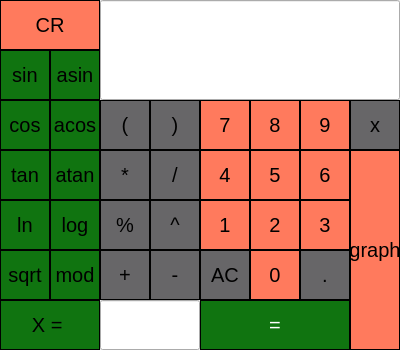
<?xml version="1.0" encoding="UTF-8"?>
<ui version="4.0">
 <class>MainWindow</class>
 <widget class="QMainWindow" name="MainWindow">
  <property name="geometry">
   <rect>
    <x>0</x>
    <y>0</y>
    <width>400</width>
    <height>350</height>
   </rect>
  </property>
  <property name="font">
   <font>
    <pointsize>15</pointsize>
   </font>
  </property>
  <property name="windowTitle">
   <string>MainWindow</string>
  </property>
  <property name="styleSheet">
   <string notr="true">QWidget{
  background-color: rgb(200, 200, 200);


  border: 1px solid black;
}

background-color : white;</string>
  </property>
  <widget class="QWidget" name="centralwidget">
   <widget class="QPushButton" name="pushButton_8">
    <property name="geometry">
     <rect>
      <x>250</x>
      <y>100</y>
      <width>50</width>
      <height>50</height>
     </rect>
    </property>
    <property name="styleSheet">
     <string notr="true">QPushButton {
  background-color: rgb(255, 122, 93);
  border: 1px solid black;
}
QPushButton:pressed {
    background-color: qlineargradient(x1: 0, y1: 0, x2: 0, y2: 1,
                                      stop: 0 #BEBEBE, stop: 1 #D7D7D7);
}</string>
    </property>
    <property name="text">
     <string>8</string>
    </property>
   </widget>
   <widget class="QPushButton" name="pushButton_mult">
    <property name="geometry">
     <rect>
      <x>100</x>
      <y>150</y>
      <width>50</width>
      <height>50</height>
     </rect>
    </property>
    <property name="styleSheet">
     <string notr="true">QPushButton {
  background-color: rgb(103, 102, 104);
  border: 1px solid black;
}
QPushButton:pressed {
    background-color: qlineargradient(x1: 0, y1: 0, x2: 0, y2: 1,
                                      stop: 0 #BEBEBE, stop: 1 #D7D7D7);
}</string>
    </property>
    <property name="text">
     <string>*</string>
    </property>
   </widget>
   <widget class="QPushButton" name="pushButton_asin">
    <property name="geometry">
     <rect>
      <x>50</x>
      <y>50</y>
      <width>50</width>
      <height>50</height>
     </rect>
    </property>
    <property name="styleSheet">
     <string notr="true">QPushButton {
  background-color: rgb(16, 116, 16);
  color: black; 
  border: 1px solid black;
}

QPushButton:pressed {
    background-color: qlineargradient(x1: 0, y1: 0, x2: 0, y2: 1,
                                      stop: 0 #FF7832, stop: 1 #FF9739);
}</string>
    </property>
    <property name="text">
     <string>asin</string>
    </property>
   </widget>
   <widget class="QPushButton" name="pushButton_tan">
    <property name="geometry">
     <rect>
      <x>0</x>
      <y>150</y>
      <width>50</width>
      <height>50</height>
     </rect>
    </property>
    <property name="styleSheet">
     <string notr="true">QPushButton {
  background-color: rgb(16, 116, 16);
  color: black; 
  border: 1px solid black;
}

QPushButton:pressed {
    background-color: qlineargradient(x1: 0, y1: 0, x2: 0, y2: 1,
                                      stop: 0 #FF7832, stop: 1 #FF9739);
}</string>
    </property>
    <property name="text">
     <string>tan</string>
    </property>
   </widget>
   <widget class="QPushButton" name="pushButton_graph">
    <property name="geometry">
     <rect>
      <x>350</x>
      <y>150</y>
      <width>50</width>
      <height>200</height>
     </rect>
    </property>
    <property name="styleSheet">
     <string notr="true">QPushButton {
  background-color: rgb(255, 122, 93);
  border: 1px solid black;
}
QPushButton:pressed {
    background-color: qlineargradient(x1: 0, y1: 0, x2: 0, y2: 1,
                                      stop: 0 #BEBEBE, stop: 1 #D7D7D7);
}</string>
    </property>
    <property name="text">
     <string>graph</string>
    </property>
   </widget>
   <widget class="QPushButton" name="pushButton_2">
    <property name="geometry">
     <rect>
      <x>250</x>
      <y>200</y>
      <width>50</width>
      <height>50</height>
     </rect>
    </property>
    <property name="styleSheet">
     <string notr="true">QPushButton {
  background-color: rgb(255, 122, 93);
  border: 1px solid black;
}
QPushButton:pressed {
    background-color: qlineargradient(x1: 0, y1: 0, x2: 0, y2: 1,
                                      stop: 0 #BEBEBE, stop: 1 #D7D7D7);
}</string>
    </property>
    <property name="text">
     <string>2</string>
    </property>
   </widget>
   <widget class="QPushButton" name="pushButton_bracketleft">
    <property name="geometry">
     <rect>
      <x>100</x>
      <y>100</y>
      <width>50</width>
      <height>50</height>
     </rect>
    </property>
    <property name="styleSheet">
     <string notr="true">QPushButton {
  background-color: rgb(103, 102, 104);
  border: 1px solid black;
}
QPushButton:pressed {
    background-color: qlineargradient(x1: 0, y1: 0, x2: 0, y2: 1,
                                      stop: 0 #BEBEBE, stop: 1 #D7D7D7);
}</string>
    </property>
    <property name="text">
     <string>(</string>
    </property>
   </widget>
   <widget class="QPushButton" name="pushButton_xequals">
    <property name="geometry">
     <rect>
      <x>0</x>
      <y>300</y>
      <width>100</width>
      <height>50</height>
     </rect>
    </property>
    <property name="styleSheet">
     <string notr="true">QPushButton {
  background-color: rgb(16, 116, 16);
  color: black; 
  border: 1px solid black;
}

QPushButton:pressed {
    background-color: qlineargradient(x1: 0, y1: 0, x2: 0, y2: 1,
                                      stop: 0 #FF7832, stop: 1 #FF9739);
}</string>
    </property>
    <property name="text">
     <string>X = </string>
    </property>
   </widget>
   <widget class="QPushButton" name="pushButton_sum">
    <property name="geometry">
     <rect>
      <x>100</x>
      <y>250</y>
      <width>50</width>
      <height>50</height>
     </rect>
    </property>
    <property name="styleSheet">
     <string notr="true">QPushButton {
  background-color: rgb(103, 102, 104);
  border: 1px solid black;
}
QPushButton:pressed {
    background-color: qlineargradient(x1: 0, y1: 0, x2: 0, y2: 1,
                                      stop: 0 #BEBEBE, stop: 1 #D7D7D7);
}</string>
    </property>
    <property name="text">
     <string>+</string>
    </property>
   </widget>
   <widget class="QPushButton" name="pushButton_bracketright">
    <property name="geometry">
     <rect>
      <x>150</x>
      <y>100</y>
      <width>50</width>
      <height>50</height>
     </rect>
    </property>
    <property name="styleSheet">
     <string notr="true">QPushButton {
  background-color: rgb(103, 102, 104);
  border: 1px solid black;
}
QPushButton:pressed {
    background-color: qlineargradient(x1: 0, y1: 0, x2: 0, y2: 1,
                                      stop: 0 #BEBEBE, stop: 1 #D7D7D7);
}</string>
    </property>
    <property name="text">
     <string>)</string>
    </property>
   </widget>
   <widget class="QPushButton" name="pushButton_ln">
    <property name="geometry">
     <rect>
      <x>0</x>
      <y>200</y>
      <width>50</width>
      <height>50</height>
     </rect>
    </property>
    <property name="styleSheet">
     <string notr="true">QPushButton {
  background-color: rgb(16, 116, 16);
  color: black; 
  border: 1px solid black;
}

QPushButton:pressed {
    background-color: qlineargradient(x1: 0, y1: 0, x2: 0, y2: 1,
                                      stop: 0 #FF7832, stop: 1 #FF9739);
}</string>
    </property>
    <property name="text">
     <string>ln</string>
    </property>
   </widget>
   <widget class="QLineEdit" name="result_X">
    <property name="geometry">
     <rect>
      <x>100</x>
      <y>300</y>
      <width>100</width>
      <height>50</height>
     </rect>
    </property>
    <property name="font">
     <font>
      <pointsize>15</pointsize>
     </font>
    </property>
    <property name="styleSheet">
     <string notr="true">QLineEdit {
  background-color: rgb(255, 253, 255);
  color: rgb(103, 102, 104); 
  border: 1px solid black;
}

background-color : white;</string>
    </property>
    <property name="text">
     <string/>
    </property>
    <property name="alignment">
     <set>Qt::AlignRight|Qt::AlignTrailing|Qt::AlignVCenter</set>
    </property>
   </widget>
   <widget class="QPushButton" name="pushButton_min">
    <property name="geometry">
     <rect>
      <x>150</x>
      <y>250</y>
      <width>50</width>
      <height>50</height>
     </rect>
    </property>
    <property name="styleSheet">
     <string notr="true">QPushButton {
  background-color: rgb(103, 102, 104);
  border: 1px solid black;
}
QPushButton:pressed {
    background-color: qlineargradient(x1: 0, y1: 0, x2: 0, y2: 1,
                                      stop: 0 #BEBEBE, stop: 1 #D7D7D7);
}</string>
    </property>
    <property name="text">
     <string>-</string>
    </property>
   </widget>
   <widget class="QPushButton" name="pushButton_percent">
    <property name="geometry">
     <rect>
      <x>100</x>
      <y>200</y>
      <width>50</width>
      <height>50</height>
     </rect>
    </property>
    <property name="styleSheet">
     <string notr="true">QPushButton {
  background-color: rgb(103, 102, 104);
  border: 1px solid black;
}
QPushButton:pressed {
    background-color: qlineargradient(x1: 0, y1: 0, x2: 0, y2: 1,
                                      stop: 0 #BEBEBE, stop: 1 #D7D7D7);
}</string>
    </property>
    <property name="text">
     <string>%</string>
    </property>
   </widget>
   <widget class="QPushButton" name="pushButton_7">
    <property name="geometry">
     <rect>
      <x>200</x>
      <y>100</y>
      <width>50</width>
      <height>50</height>
     </rect>
    </property>
    <property name="styleSheet">
     <string notr="true">QPushButton {
  background-color: rgb(255, 122, 93);
  border: 1px solid black;
}
QPushButton:pressed {
    background-color: qlineargradient(x1: 0, y1: 0, x2: 0, y2: 1,
                                      stop: 0 #BEBEBE, stop: 1 #D7D7D7);
}</string>
    </property>
    <property name="text">
     <string>7</string>
    </property>
   </widget>
   <widget class="QPushButton" name="pushButton_mod">
    <property name="geometry">
     <rect>
      <x>50</x>
      <y>250</y>
      <width>50</width>
      <height>50</height>
     </rect>
    </property>
    <property name="styleSheet">
     <string notr="true">QPushButton {
  background-color: rgb(16, 116, 16);
  color: black; 
  border: 1px solid black;
}

QPushButton:pressed {
 background-color: qlineargradient(x1: 0, y1: 0, x2: 0, y2: 1,
                                      stop: 0 #dadbde, stop: 1 #ffffff);
}</string>
    </property>
    <property name="text">
     <string>mod</string>
    </property>
   </widget>
   <widget class="QPushButton" name="pushButton_CR">
    <property name="geometry">
     <rect>
      <x>0</x>
      <y>0</y>
      <width>100</width>
      <height>50</height>
     </rect>
    </property>
    <property name="styleSheet">
     <string notr="true">QPushButton {
  background-color: rgb(255, 122, 93);
  border: 1px solid black;
}
QPushButton:pressed {
    background-color: qlineargradient(x1: 0, y1: 0, x2: 0, y2: 1,
                                      stop: 0 #BEBEBE, stop: 1 #D7D7D7);
}</string>
    </property>
    <property name="text">
     <string>CR</string>
    </property>
   </widget>
   <widget class="QPushButton" name="pushButton_9">
    <property name="geometry">
     <rect>
      <x>300</x>
      <y>100</y>
      <width>50</width>
      <height>50</height>
     </rect>
    </property>
    <property name="styleSheet">
     <string notr="true">QPushButton {
  background-color: rgb(255, 122, 93);
  border: 1px solid black;
}
QPushButton:pressed {
    background-color: qlineargradient(x1: 0, y1: 0, x2: 0, y2: 1,
                                      stop: 0 #BEBEBE, stop: 1 #D7D7D7);
}</string>
    </property>
    <property name="text">
     <string>9</string>
    </property>
   </widget>
   <widget class="QPushButton" name="pushButton_AC">
    <property name="geometry">
     <rect>
      <x>200</x>
      <y>250</y>
      <width>50</width>
      <height>50</height>
     </rect>
    </property>
    <property name="styleSheet">
     <string notr="true">QPushButton {
  background-color: rgb(103, 102, 104);
  border: 1px solid black;
}
QPushButton:pressed {
    background-color: qlineargradient(x1: 0, y1: 0, x2: 0, y2: 1,
                                      stop: 0 #BEBEBE, stop: 1 #D7D7D7);
}</string>
    </property>
    <property name="text">
     <string>AC</string>
    </property>
   </widget>
   <widget class="QPushButton" name="pushButton_log">
    <property name="geometry">
     <rect>
      <x>50</x>
      <y>200</y>
      <width>50</width>
      <height>50</height>
     </rect>
    </property>
    <property name="styleSheet">
     <string notr="true">QPushButton {
  background-color: rgb(16, 116, 16);
  color: black; 
  border: 1px solid black;
}

QPushButton:pressed {
    background-color: qlineargradient(x1: 0, y1: 0, x2: 0, y2: 1,
                                      stop: 0 #FF7832, stop: 1 #FF9739);
}</string>
    </property>
    <property name="text">
     <string>log</string>
    </property>
   </widget>
   <widget class="QPushButton" name="pushButton_acos">
    <property name="geometry">
     <rect>
      <x>50</x>
      <y>100</y>
      <width>50</width>
      <height>50</height>
     </rect>
    </property>
    <property name="styleSheet">
     <string notr="true">QPushButton {
  background-color: rgb(16, 116, 16);
  color: black; 
  border: 1px solid black;
}

QPushButton:pressed {
    background-color: qlineargradient(x1: 0, y1: 0, x2: 0, y2: 1,
                                      stop: 0 #FF7832, stop: 1 #FF9739);
}</string>
    </property>
    <property name="text">
     <string>acos</string>
    </property>
   </widget>
   <widget class="QPushButton" name="pushButton_stepen">
    <property name="geometry">
     <rect>
      <x>150</x>
      <y>200</y>
      <width>50</width>
      <height>50</height>
     </rect>
    </property>
    <property name="styleSheet">
     <string notr="true">QPushButton {
  background-color: rgb(103, 102, 104);
  border: 1px solid black;
}
QPushButton:pressed {
    background-color: qlineargradient(x1: 0, y1: 0, x2: 0, y2: 1,
                                      stop: 0 #BEBEBE, stop: 1 #D7D7D7);
}</string>
    </property>
    <property name="text">
     <string>^</string>
    </property>
   </widget>
   <widget class="QPushButton" name="pushButton_cos">
    <property name="geometry">
     <rect>
      <x>0</x>
      <y>100</y>
      <width>50</width>
      <height>50</height>
     </rect>
    </property>
    <property name="styleSheet">
     <string notr="true">QPushButton {
  background-color: rgb(16, 116, 16);
  color: black; 
  border: 1px solid black;
}

QPushButton:pressed {
    background-color: qlineargradient(x1: 0, y1: 0, x2: 0, y2: 1,
                                      stop: 0 #FF7832, stop: 1 #FF9739);
}</string>
    </property>
    <property name="text">
     <string>cos</string>
    </property>
   </widget>
   <widget class="QPushButton" name="pushButton_sin">
    <property name="geometry">
     <rect>
      <x>0</x>
      <y>50</y>
      <width>50</width>
      <height>50</height>
     </rect>
    </property>
    <property name="styleSheet">
     <string notr="true">QPushButton {
  background-color: rgb(16, 116, 16);
  color: black; 
  border: 1px solid black;
}

QPushButton:pressed {
    background-color: qlineargradient(x1: 0, y1: 0, x2: 0, y2: 1,
                                      stop: 0 #FF7832, stop: 1 #FF9739);
}</string>
    </property>
    <property name="text">
     <string>sin</string>
    </property>
   </widget>
   <widget class="QLineEdit" name="result">
    <property name="geometry">
     <rect>
      <x>100</x>
      <y>0</y>
      <width>300</width>
      <height>100</height>
     </rect>
    </property>
    <property name="font">
     <font>
      <pointsize>25</pointsize>
      <italic>false</italic>
      <bold>false</bold>
      <underline>false</underline>
      <strikeout>false</strikeout>
      <kerning>false</kerning>
     </font>
    </property>
    <property name="styleSheet">
     <string notr="true">QLineEdit {
  background-color: rgb(255, 255, 255);
  color: rgb(103, 102, 104); 
 border: 1px solid black;
}

background-color : white;</string>
    </property>
    <property name="text">
     <string/>
    </property>
    <property name="alignment">
     <set>Qt::AlignRight|Qt::AlignTrailing|Qt::AlignVCenter</set>
    </property>
   </widget>
   <widget class="QPushButton" name="pushButton_1">
    <property name="geometry">
     <rect>
      <x>200</x>
      <y>200</y>
      <width>50</width>
      <height>50</height>
     </rect>
    </property>
    <property name="styleSheet">
     <string notr="true">QPushButton {
  background-color: rgb(255, 122, 93);
  border: 1px solid black;
}
QPushButton:pressed {
    background-color: qlineargradient(x1: 0, y1: 0, x2: 0, y2: 1,
                                      stop: 0 #BEBEBE, stop: 1 #D7D7D7);
}</string>
    </property>
    <property name="text">
     <string>1</string>
    </property>
   </widget>
   <widget class="QPushButton" name="pushButton_6">
    <property name="geometry">
     <rect>
      <x>300</x>
      <y>150</y>
      <width>50</width>
      <height>50</height>
     </rect>
    </property>
    <property name="styleSheet">
     <string notr="true">QPushButton {
  background-color: rgb(255, 122, 93);
  border: 1px solid black;
}
QPushButton:pressed {
    background-color: qlineargradient(x1: 0, y1: 0, x2: 0, y2: 1,
                                      stop: 0 #BEBEBE, stop: 1 #D7D7D7);
}</string>
    </property>
    <property name="text">
     <string>6</string>
    </property>
   </widget>
   <widget class="QPushButton" name="pushButton_3">
    <property name="geometry">
     <rect>
      <x>300</x>
      <y>200</y>
      <width>50</width>
      <height>50</height>
     </rect>
    </property>
    <property name="styleSheet">
     <string notr="true">QPushButton {
  background-color: rgb(255, 122, 93);
  border: 1px solid black;
}
QPushButton:pressed {
    background-color: qlineargradient(x1: 0, y1: 0, x2: 0, y2: 1,
                                      stop: 0 #BEBEBE, stop: 1 #D7D7D7);
}</string>
    </property>
    <property name="text">
     <string>3</string>
    </property>
   </widget>
   <widget class="QPushButton" name="pushButton_div">
    <property name="geometry">
     <rect>
      <x>150</x>
      <y>150</y>
      <width>50</width>
      <height>50</height>
     </rect>
    </property>
    <property name="styleSheet">
     <string notr="true">QPushButton {
  background-color: rgb(103, 102, 104);
  border: 1px solid black;
}
QPushButton:pressed {
    background-color: qlineargradient(x1: 0, y1: 0, x2: 0, y2: 1,
                                      stop: 0 #BEBEBE, stop: 1 #D7D7D7);
}</string>
    </property>
    <property name="text">
     <string>/</string>
    </property>
   </widget>
   <widget class="QPushButton" name="pushButton_sqrt">
    <property name="geometry">
     <rect>
      <x>0</x>
      <y>250</y>
      <width>50</width>
      <height>50</height>
     </rect>
    </property>
    <property name="styleSheet">
     <string notr="true">QPushButton {
  background-color: rgb(16, 116, 16);
  color: black; 
  border: 1px solid black;
}

QPushButton:pressed {
    background-color: qlineargradient(x1: 0, y1: 0, x2: 0, y2: 1,
                                      stop: 0 #FF7832, stop: 1 #FF9739);
}</string>
    </property>
    <property name="text">
     <string>sqrt</string>
    </property>
   </widget>
   <widget class="QPushButton" name="pushButton_X">
    <property name="geometry">
     <rect>
      <x>350</x>
      <y>100</y>
      <width>50</width>
      <height>50</height>
     </rect>
    </property>
    <property name="styleSheet">
     <string notr="true">QPushButton {
  background-color: rgb(103, 102, 104);
  border: 1px solid black;
}
QPushButton:pressed {
    background-color: qlineargradient(x1: 0, y1: 0, x2: 0, y2: 1,
                                      stop: 0 #BEBEBE, stop: 1 #D7D7D7);
}</string>
    </property>
    <property name="text">
     <string>x</string>
    </property>
   </widget>
   <widget class="QPushButton" name="pushButton_atan">
    <property name="geometry">
     <rect>
      <x>50</x>
      <y>150</y>
      <width>50</width>
      <height>50</height>
     </rect>
    </property>
    <property name="styleSheet">
     <string notr="true">QPushButton {
  background-color: rgb(16, 116, 16);
  color: black; 
  border: 1px solid black;
}

QPushButton:pressed {
    background-color: qlineargradient(x1: 0, y1: 0, x2: 0, y2: 1,
                                      stop: 0 #FF7832, stop: 1 #FF9739);
}</string>
    </property>
    <property name="text">
     <string>atan</string>
    </property>
   </widget>
   <widget class="QPushButton" name="pushButton_enter">
    <property name="geometry">
     <rect>
      <x>200</x>
      <y>300</y>
      <width>150</width>
      <height>50</height>
     </rect>
    </property>
    <property name="styleSheet">
     <string notr="true">QPushButton {
  background-color: rgb(16, 116, 16);
  color: white; 
  border: 1px solid black;
}

QPushButton:pressed {
    background-color: qlineargradient(x1: 0, y1: 0, x2: 0, y2: 1,
                                      stop: 0 #FF7832, stop: 1 #FF9739);
}</string>
    </property>
    <property name="text">
     <string>=</string>
    </property>
   </widget>
   <widget class="QPushButton" name="pushButton_4">
    <property name="geometry">
     <rect>
      <x>200</x>
      <y>150</y>
      <width>50</width>
      <height>50</height>
     </rect>
    </property>
    <property name="styleSheet">
     <string notr="true">QPushButton {
  background-color: rgb(255, 122, 93);
  border: 1px solid black;
}
QPushButton:pressed {
    background-color: qlineargradient(x1: 0, y1: 0, x2: 0, y2: 1,
                                      stop: 0 #BEBEBE, stop: 1 #D7D7D7);
}</string>
    </property>
    <property name="text">
     <string>4</string>
    </property>
   </widget>
   <widget class="QPushButton" name="pushButton_dot">
    <property name="geometry">
     <rect>
      <x>300</x>
      <y>250</y>
      <width>50</width>
      <height>50</height>
     </rect>
    </property>
    <property name="styleSheet">
     <string notr="true">QPushButton {
  background-color: rgb(103, 102, 104);
  border: 1px solid black;
}
QPushButton:pressed {
    background-color: qlineargradient(x1: 0, y1: 0, x2: 0, y2: 1,
                                      stop: 0 #BEBEBE, stop: 1 #D7D7D7);
}</string>
    </property>
    <property name="text">
     <string>.</string>
    </property>
   </widget>
   <widget class="QPushButton" name="pushButton_5">
    <property name="geometry">
     <rect>
      <x>250</x>
      <y>150</y>
      <width>50</width>
      <height>50</height>
     </rect>
    </property>
    <property name="styleSheet">
     <string notr="true">QPushButton {
  background-color: rgb(255, 122, 93);
  border: 1px solid black;
}
QPushButton:pressed {
    background-color: qlineargradient(x1: 0, y1: 0, x2: 0, y2: 1,
                                      stop: 0 #BEBEBE, stop: 1 #D7D7D7);
}</string>
    </property>
    <property name="text">
     <string>5</string>
    </property>
   </widget>
   <widget class="QPushButton" name="pushButton_0">
    <property name="geometry">
     <rect>
      <x>250</x>
      <y>250</y>
      <width>50</width>
      <height>50</height>
     </rect>
    </property>
    <property name="styleSheet">
     <string notr="true">QPushButton {
  background-color: rgb(255, 122, 93);
  border: 1px solid black;
}
QPushButton:pressed {
    background-color: qlineargradient(x1: 0, y1: 0, x2: 0, y2: 1,
                                      stop: 0 #BEBEBE, stop: 1 #D7D7D7);
}</string>
    </property>
    <property name="text">
     <string>0</string>
    </property>
   </widget>
  </widget>
 </widget>
 <resources/>
 <connections/>
</ui>
